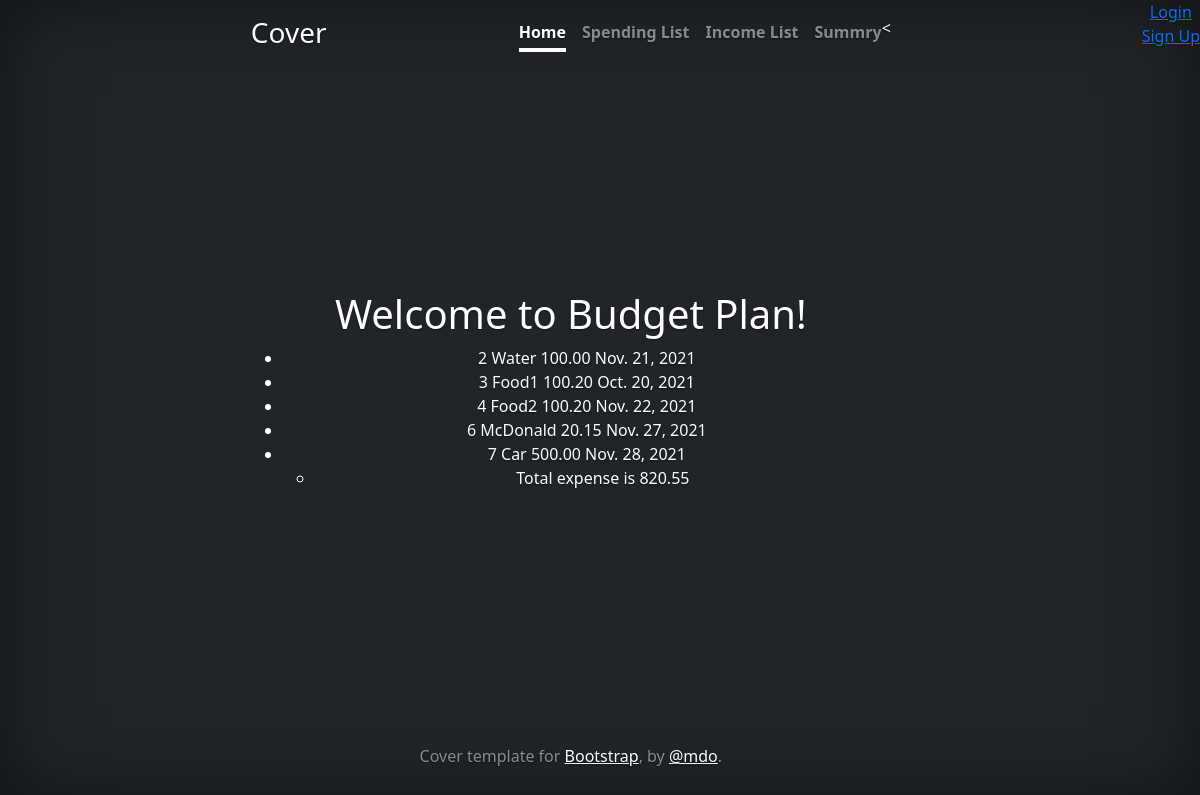
The page /budget/spending/list/ on the database its author committed.
### budget/models.py (models this page shows, shortened)
class Spending(models.Model):
    name = CharField(max_length=128)
    amount = DecimalField(max_digits=8,decimal_places=2)
    category = ForeignKey(Category,related_name='spendings', null=True,on_delete=models.DO_NOTHING)
    date = DateField(default=datetime.date.today)# date field , default is today
    description = TextField()
    record = ForeignKey(Record,on_delete=models.CASCADE,null=True)

### budget/views.py (the view)
# urls.py: path('budget/spending/list/',SpendingListView.as_view(), name='spending_list'),
class SpendingListView(ListView):
    template_name = "spendings/list.html"
    model = Spending
    def get_context_data(self,**kwargs):
        context=super().get_context_data(**kwargs)
        context['expenses'] = Spending.objects.all() # get a query of all expenses
        total_expenses = context['expenses'].aggregate(Sum('amount')) #sum
        context['total_expenses'] = total_expenses
        return context

### budget/templates/spendings/list.html
{% extends "base.html" %}
{% block content %}
  <h1>Welcome to Budget Plan!</h1>
  <ul>
    {% for expense in expenses %}
      <li>
        {{ expense.pk }}
        {{ expense.name }}
        {{ expense.amount }}
        {{ expense.date }}
      </li>
    {% endfor %}
      <ul>
        <li>Total expense is {{ total_expenses.amount__sum|floatformat:2 }}</li>
      </ul>
  </ul>
{% endblock %}

### budget/templates/cover.css (style rules this page uses)
body { text-shadow: 0 .05rem .1rem rgba(0, 0, 0, .5); box-shadow: inset 0 0 5rem rgba(0, 0, 0, .5); }

### rows shown on the page
Spending: pk "2", name "Water", amount "100.00", date "Nov. 21, 2021"
Spending: pk "3", name "Food1", amount "100.20", date "Oct. 20, 2021"
Spending: pk "4", name "Food2", amount "100.20", date "Nov. 22, 2021"
Spending: pk "6", name "McDonald", amount "20.15", date "Nov. 27, 2021"
Spending: pk "7", name "Car", amount "500.00", date "Nov. 28, 2021"

### other values the page prints
{{ total_expenses.amount__sum|floatformat:2 }} "820.55"
